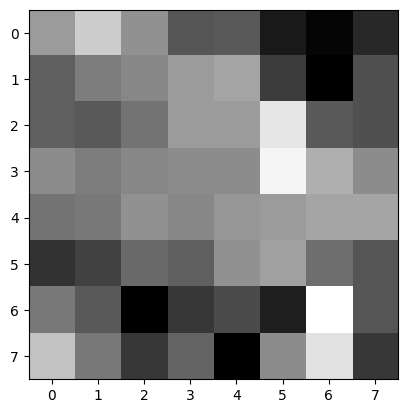
#> input picture BM/example_patches/Matched_1.png, 408 x 413 px
$ python -i image_pyramid.py   (imports and definitions only)
#> lines starting #> are read from the running program, lines starting #| are printed output that depends on the picture
#> further down, picture is the input picture: shape (413, 408, 3); min 0, max 255, mean 139.6
import numpy as np
import matplotlib.pyplot as plt
import cv2 as cv

from numpy.fft import fft2, ifft2, fftshift, ifftshift
from scipy.signal import convolve2d, correlate2d
from scipy.ndimage import gaussian_filter

class ImagePyramid():
    def __init__(self, img, num_level=4):
#> called with num_level = 4
        self.img = img.astype(np.float32)
        self.num_level = num_level
        self.GaussianPyramid = [img]
        self.LaplacianPyramid = []
        self.reconstructed = None
        self.generate_pyramids()

    def pyramid_downsample(self, img):
        blurred = gaussian_filter(img, sigma=1)
        return blurred[::2, ::2]

    def pyramid_upsample(self, img, target_shape):
        up = np.zeros((img.shape[0]*2, img.shape[1]*2), dtype=np.float32)
        up[::2, ::2] = img
        up = gaussian_filter(up, sigma=1) * 4
        return up[:target_shape[0], :target_shape[1]]

    def generate_pyramids(self):
        current = self.img
        for _ in range(self.num_level - 1):
            current = self.pyramid_downsample(current)
            self.GaussianPyramid.append(current)
#> this loop made 3 passes
#> pass 1, in pyramid_downsample, `blurred = gaussian_filter(img, sigma=1)`:
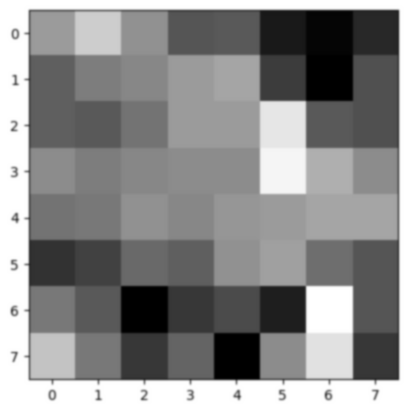
#> blurred: shape (413, 408, 3) float32; min 0, max 255, mean 139.6
#> pass 1, in generate_pyramids, `current = self.pyramid_downsample(current)`:
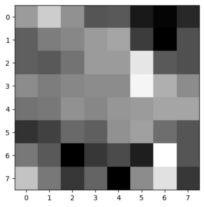
#> current: shape (207, 204, 3) float32; min 0, max 255, mean 139.9
#> pass 2, in pyramid_downsample (call 2), `blurred = gaussian_filter(img, sigma=1)`:
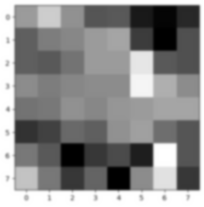
#> blurred: shape (207, 204, 3) float32; min 0, max 255, mean 139.9
#> pass 2, in generate_pyramids, `current = self.pyramid_downsample(current)`:
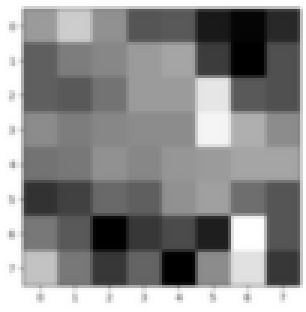
#> current: shape (104, 102, 3) float32 (shown 3 times larger); min 0, max 255, mean 140.5
#> after the loop:
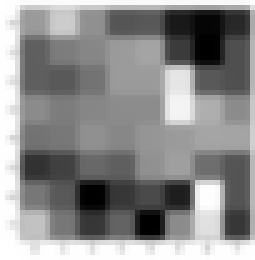
#> current: shape (52, 51, 3) float32 (shown 5 times larger); min 0.000181, max 255, mean 140.5
#> after the loop, self.GaussianPyramid = 4 items

        for i in range(self.num_level - 1):
            upsampled = self.pyramid_upsample(self.GaussianPyramid[i+1], self.GaussianPyramid[i].shape)
            lap = self.GaussianPyramid[i] - upsampled
            self.LaplacianPyramid.append(lap)
#> after the loop, self.LaplacianPyramid = []
        self.LaplacianPyramid.append(self.GaussianPyramid[-1])

    def reconstruct(self):
        image = self.LaplacianPyramid[-1]
        for i in reversed(range(self.num_level - 1)):
            image = self.pyramid_upsample(image, self.LaplacianPyramid[i].shape)
            image += self.LaplacianPyramid[i]
        self.reconstructed = image
        return image

    def fusion(self, mask, ref, alpha=0.5):
        fused_pyramid = []
        for i in range(self.num_level):
            l1 = self.LaplacianPyramid[i]
            l2 = ref.LaplacianPyramid[i]
            m = mask if mask.ndim == 2 else mask[:, :, 0]
            m = m.astype(np.float32)
            m = np.clip(m, 0, 1)
            fused = alpha * l1 * m + (1 - alpha) * l2 * (1 - m)
            fused_pyramid.append(fused)

        img = fused_pyramid[-1]
        for i in reversed(range(self.num_level - 1)):
            img = self.pyramid_upsample(img, fused_pyramid[i].shape)
            img += fused_pyramid[i]
        return img

    def display_Gaussian(self):
      for i in range(self.num_level):
        quick_display(self.GaussianPyramid[i])

    def display_Laplacian(self):
      for i in range(self.num_level):
        quick_display(self.LaplacianPyramid[i])

>>> import cv2
>>> picture = cv2.imread('../BM/example_patches/Matched_1.png')
#> (the run stopped early here; a loop or call above may not have finished)

$ run again, on BM/example_patches/Matched_2.png
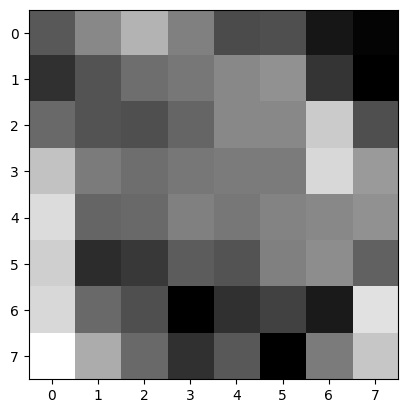
#> input picture BM/example_patches/Matched_2.png, 408 x 413 px
#> picture is the input picture: shape (413, 408, 3); min 0, max 255, mean 136.9
#> the loop in generate_pyramids, `for _ in range(self.num_level - 1):` made 3 passes
#> pass 1, in pyramid_downsample, `blurred = gaussian_filter(img, sigma=1)`:
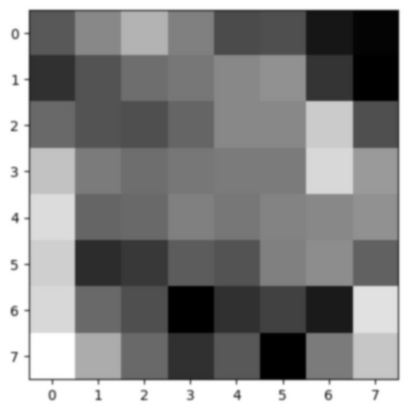
#> blurred: shape (413, 408, 3) float32; min 0, max 255, mean 136.9
#> after the loop in generate_pyramids, `for _ in range(self.num_level - 1):`:
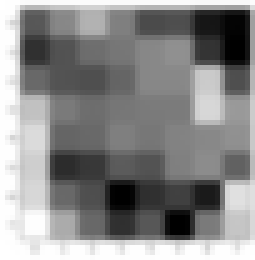
#> current: shape (52, 51, 3) float32 (shown 5 times larger); min 0.000196, max 255, mean 137.8
#> after the loop in generate_pyramids, `for _ in range(self.num_level - 1):`: self.GaussianPyramid = 4 items
#> after the loop in generate_pyramids, `for i in range(self.num_level - 1):`: self.LaplacianPyramid = []

$ run again, on BM/example_patches/Matched_3.png
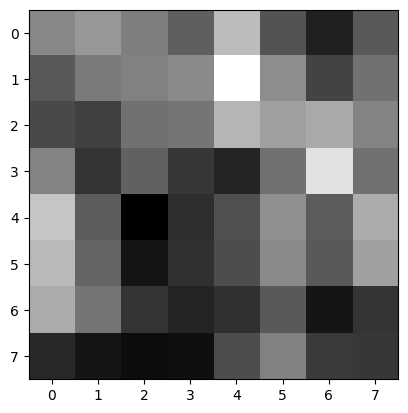
#> input picture BM/example_patches/Matched_3.png, 408 x 413 px
#> picture is the input picture: shape (413, 408, 3); min 0, max 255, mean 127.3
#> the loop in generate_pyramids, `for _ in range(self.num_level - 1):` made 3 passes
#> pass 1, in pyramid_downsample, `blurred = gaussian_filter(img, sigma=1)`:
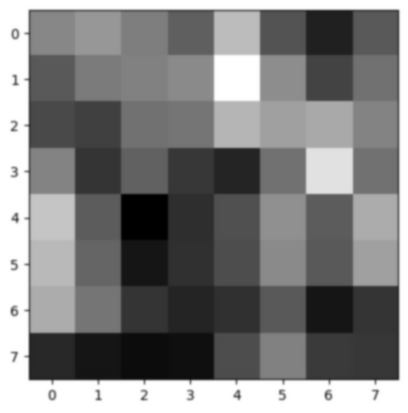
#> blurred: shape (413, 408, 3) float32; min 0, max 255, mean 127.3
#> after the loop in generate_pyramids, `for _ in range(self.num_level - 1):`:
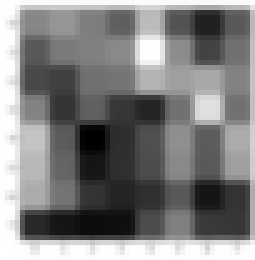
#> current: shape (52, 51, 3) float32 (shown 5 times larger); min 3.01e-05, max 255, mean 128.3
#> after the loop in generate_pyramids, `for _ in range(self.num_level - 1):`: self.GaussianPyramid = 4 items
#> after the loop in generate_pyramids, `for i in range(self.num_level - 1):`: self.LaplacianPyramid = []

$ run again, on BM/example_patches/Matched_4.png
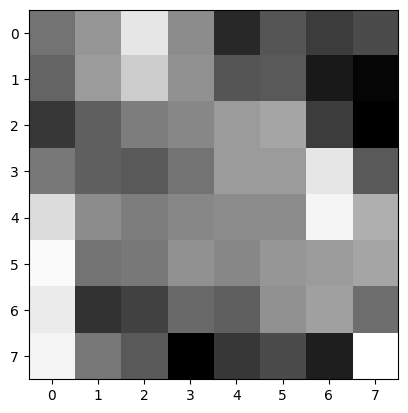
#> input picture BM/example_patches/Matched_4.png, 408 x 413 px
#> picture is the input picture: shape (413, 408, 3); min 0, max 255, mean 146.4
#> the loop in generate_pyramids, `for _ in range(self.num_level - 1):` made 3 passes
#> pass 1, in pyramid_downsample, `blurred = gaussian_filter(img, sigma=1)`:
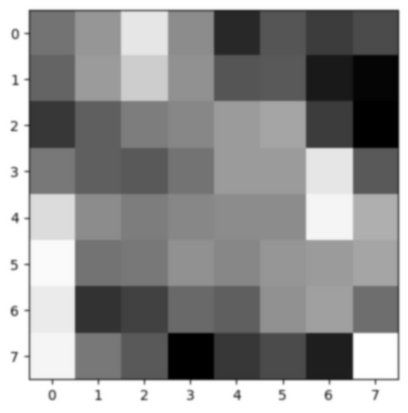
#> blurred: shape (413, 408, 3) float32; min 0, max 255, mean 146.4
#> after the loop in generate_pyramids, `for _ in range(self.num_level - 1):`:
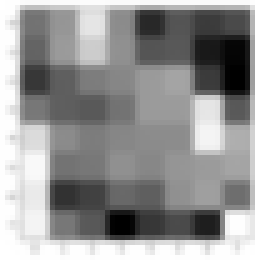
#> current: shape (52, 51, 3) float32 (shown 5 times larger); min 0.000105, max 255, mean 147.3
#> after the loop in generate_pyramids, `for _ in range(self.num_level - 1):`: self.GaussianPyramid = 4 items
#> after the loop in generate_pyramids, `for i in range(self.num_level - 1):`: self.LaplacianPyramid = []
